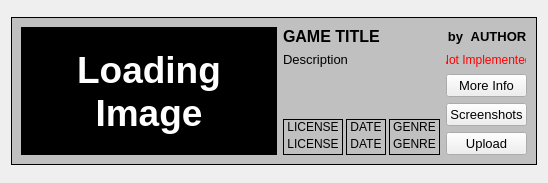
<?xml version="1.0" encoding="UTF-8"?>
<ui version="4.0">
 <class>Game</class>
 <widget class="QWidget" name="Game">
  <property name="geometry">
   <rect>
    <x>0</x>
    <y>0</y>
    <width>530</width>
    <height>183</height>
   </rect>
  </property>
  <property name="sizePolicy">
   <sizepolicy hsizetype="Preferred" vsizetype="Fixed">
    <horstretch>0</horstretch>
    <verstretch>0</verstretch>
   </sizepolicy>
  </property>
  <property name="windowTitle">
   <string>Form</string>
  </property>
  <layout class="QHBoxLayout" name="horizontalLayout">
   <item>
    <widget class="QFrame" name="frame">
     <property name="sizePolicy">
      <sizepolicy hsizetype="Preferred" vsizetype="Fixed">
       <horstretch>0</horstretch>
       <verstretch>0</verstretch>
      </sizepolicy>
     </property>
     <property name="styleSheet">
      <string notr="true">.QFrame[objectName=&quot;frame&quot;]
{
	border: 8px ridge rgb(128, 128, 128);
	background-color: rgb(192, 192, 192);
}

.QFrame
{
	border: 1px solid black;
	background-color: rgb(192, 192, 192);
}</string>
     </property>
     <property name="frameShape">
      <enum>QFrame::StyledPanel</enum>
     </property>
     <property name="frameShadow">
      <enum>QFrame::Raised</enum>
     </property>
     <layout class="QHBoxLayout" name="horizontalLayout_4">
      <item>
       <widget class="QWidget" name="widget_10" native="true">
        <property name="minimumSize">
         <size>
          <width>256</width>
          <height>128</height>
         </size>
        </property>
        <property name="maximumSize">
         <size>
          <width>256</width>
          <height>128</height>
         </size>
        </property>
        <widget class="QLabel" name="lblTitleImage">
         <property name="geometry">
          <rect>
           <x>0</x>
           <y>0</y>
           <width>256</width>
           <height>128</height>
          </rect>
         </property>
         <property name="minimumSize">
          <size>
           <width>256</width>
           <height>128</height>
          </size>
         </property>
         <property name="maximumSize">
          <size>
           <width>256</width>
           <height>128</height>
          </size>
         </property>
         <property name="font">
          <font>
           <pointsize>28</pointsize>
           <weight>75</weight>
           <bold>true</bold>
          </font>
         </property>
         <property name="styleSheet">
          <string notr="true">background-color: black;
color: white;</string>
         </property>
         <property name="text">
          <string>Loading
Image</string>
         </property>
         <property name="alignment">
          <set>Qt::AlignCenter</set>
         </property>
        </widget>
        <widget class="QLabel" name="lblFX">
         <property name="geometry">
          <rect>
           <x>149</x>
           <y>0</y>
           <width>107</width>
           <height>107</height>
          </rect>
         </property>
         <property name="minimumSize">
          <size>
           <width>107</width>
           <height>107</height>
          </size>
         </property>
         <property name="maximumSize">
          <size>
           <width>107</width>
           <height>107</height>
          </size>
         </property>
         <property name="text">
          <string/>
         </property>
         <property name="pixmap">
          <pixmap resource="resources.qrc">:/images/fx.png</pixmap>
         </property>
        </widget>
       </widget>
      </item>
      <item>
       <widget class="QWidget" name="widget" native="true">
        <property name="sizePolicy">
         <sizepolicy hsizetype="Preferred" vsizetype="Fixed">
          <horstretch>0</horstretch>
          <verstretch>0</verstretch>
         </sizepolicy>
        </property>
        <layout class="QVBoxLayout" name="verticalLayout">
         <property name="leftMargin">
          <number>0</number>
         </property>
         <property name="topMargin">
          <number>0</number>
         </property>
         <property name="rightMargin">
          <number>0</number>
         </property>
         <property name="bottomMargin">
          <number>0</number>
         </property>
         <item>
          <widget class="QWidget" name="widget_2" native="true">
           <property name="sizePolicy">
            <sizepolicy hsizetype="Preferred" vsizetype="Fixed">
             <horstretch>0</horstretch>
             <verstretch>0</verstretch>
            </sizepolicy>
           </property>
           <layout class="QHBoxLayout" name="horizontalLayout_2">
            <property name="leftMargin">
             <number>0</number>
            </property>
            <property name="topMargin">
             <number>0</number>
            </property>
            <property name="rightMargin">
             <number>0</number>
            </property>
            <property name="bottomMargin">
             <number>0</number>
            </property>
            <item>
             <widget class="QLabel" name="lblTitle">
              <property name="font">
               <font>
                <pointsize>12</pointsize>
                <weight>75</weight>
                <bold>true</bold>
               </font>
              </property>
              <property name="text">
               <string>GAME TITLE</string>
              </property>
             </widget>
            </item>
            <item>
             <widget class="QLabel" name="label_3">
              <property name="sizePolicy">
               <sizepolicy hsizetype="Fixed" vsizetype="Preferred">
                <horstretch>0</horstretch>
                <verstretch>0</verstretch>
               </sizepolicy>
              </property>
              <property name="font">
               <font>
                <pointsize>10</pointsize>
                <weight>75</weight>
                <bold>true</bold>
               </font>
              </property>
              <property name="text">
               <string>by</string>
              </property>
              <property name="alignment">
               <set>Qt::AlignCenter</set>
              </property>
             </widget>
            </item>
            <item>
             <widget class="QLabel" name="lblAuthor">
              <property name="sizePolicy">
               <sizepolicy hsizetype="Fixed" vsizetype="Preferred">
                <horstretch>0</horstretch>
                <verstretch>0</verstretch>
               </sizepolicy>
              </property>
              <property name="font">
               <font>
                <pointsize>10</pointsize>
                <weight>75</weight>
                <bold>true</bold>
               </font>
              </property>
              <property name="text">
               <string>AUTHOR</string>
              </property>
              <property name="alignment">
               <set>Qt::AlignCenter</set>
              </property>
             </widget>
            </item>
           </layout>
          </widget>
         </item>
         <item>
          <widget class="QWidget" name="widget_4" native="true">
           <property name="sizePolicy">
            <sizepolicy hsizetype="Preferred" vsizetype="Fixed">
             <horstretch>0</horstretch>
             <verstretch>0</verstretch>
            </sizepolicy>
           </property>
           <layout class="QHBoxLayout" name="horizontalLayout_3">
            <property name="leftMargin">
             <number>0</number>
            </property>
            <property name="topMargin">
             <number>0</number>
            </property>
            <property name="rightMargin">
             <number>0</number>
            </property>
            <property name="bottomMargin">
             <number>0</number>
            </property>
            <item>
             <widget class="QWidget" name="widget_5" native="true">
              <layout class="QVBoxLayout" name="verticalLayout_5">
               <property name="spacing">
                <number>6</number>
               </property>
               <property name="leftMargin">
                <number>0</number>
               </property>
               <property name="topMargin">
                <number>0</number>
               </property>
               <property name="rightMargin">
                <number>0</number>
               </property>
               <property name="bottomMargin">
                <number>0</number>
               </property>
               <item>
                <widget class="QLabel" name="lblDescription">
                 <property name="font">
                  <font>
                   <pointsize>10</pointsize>
                   <weight>50</weight>
                   <bold>false</bold>
                  </font>
                 </property>
                 <property name="text">
                  <string>Description</string>
                 </property>
                 <property name="alignment">
                  <set>Qt::AlignLeading|Qt::AlignLeft|Qt::AlignTop</set>
                 </property>
                 <property name="wordWrap">
                  <bool>true</bool>
                 </property>
                </widget>
               </item>
               <item>
                <widget class="QWidget" name="widget_7" native="true">
                 <property name="sizePolicy">
                  <sizepolicy hsizetype="Preferred" vsizetype="Fixed">
                   <horstretch>0</horstretch>
                   <verstretch>0</verstretch>
                  </sizepolicy>
                 </property>
                 <property name="styleSheet">
                  <string notr="true">.QFrame&gt;QLabel
{
	background-color: palette(text);
	color: palette(window);
}</string>
                 </property>
                 <layout class="QHBoxLayout" name="horizontalLayout_8">
                  <property name="spacing">
                   <number>3</number>
                  </property>
                  <property name="leftMargin">
                   <number>0</number>
                  </property>
                  <property name="topMargin">
                   <number>0</number>
                  </property>
                  <property name="rightMargin">
                   <number>0</number>
                  </property>
                  <property name="bottomMargin">
                   <number>0</number>
                  </property>
                  <item>
                   <widget class="QFrame" name="frame_2">
                    <property name="frameShape">
                     <enum>QFrame::StyledPanel</enum>
                    </property>
                    <property name="frameShadow">
                     <enum>QFrame::Raised</enum>
                    </property>
                    <layout class="QVBoxLayout" name="verticalLayout_2">
                     <property name="spacing">
                      <number>0</number>
                     </property>
                     <property name="leftMargin">
                      <number>0</number>
                     </property>
                     <property name="topMargin">
                      <number>0</number>
                     </property>
                     <property name="rightMargin">
                      <number>0</number>
                     </property>
                     <property name="bottomMargin">
                      <number>0</number>
                     </property>
                     <item>
                      <widget class="QLabel" name="label_12">
                       <property name="sizePolicy">
                        <sizepolicy hsizetype="Preferred" vsizetype="Fixed">
                         <horstretch>0</horstretch>
                         <verstretch>0</verstretch>
                        </sizepolicy>
                       </property>
                       <property name="text">
                        <string>LICENSE</string>
                       </property>
                       <property name="alignment">
                        <set>Qt::AlignCenter</set>
                       </property>
                      </widget>
                     </item>
                     <item>
                      <widget class="QWidget" name="widget_6" native="true">
                       <layout class="QHBoxLayout" name="horizontalLayout_5">
                        <property name="leftMargin">
                         <number>3</number>
                        </property>
                        <property name="topMargin">
                         <number>3</number>
                        </property>
                        <property name="rightMargin">
                         <number>3</number>
                        </property>
                        <property name="bottomMargin">
                         <number>3</number>
                        </property>
                        <item>
                         <widget class="QLabel" name="lblLicense">
                          <property name="text">
                           <string>LICENSE</string>
                          </property>
                          <property name="alignment">
                           <set>Qt::AlignCenter</set>
                          </property>
                         </widget>
                        </item>
                       </layout>
                      </widget>
                     </item>
                    </layout>
                   </widget>
                  </item>
                  <item>
                   <widget class="QFrame" name="frame_3">
                    <property name="frameShape">
                     <enum>QFrame::StyledPanel</enum>
                    </property>
                    <property name="frameShadow">
                     <enum>QFrame::Raised</enum>
                    </property>
                    <layout class="QVBoxLayout" name="verticalLayout_3">
                     <property name="spacing">
                      <number>0</number>
                     </property>
                     <property name="leftMargin">
                      <number>0</number>
                     </property>
                     <property name="topMargin">
                      <number>0</number>
                     </property>
                     <property name="rightMargin">
                      <number>0</number>
                     </property>
                     <property name="bottomMargin">
                      <number>0</number>
                     </property>
                     <item>
                      <widget class="QLabel" name="label_13">
                       <property name="sizePolicy">
                        <sizepolicy hsizetype="Preferred" vsizetype="Fixed">
                         <horstretch>0</horstretch>
                         <verstretch>0</verstretch>
                        </sizepolicy>
                       </property>
                       <property name="text">
                        <string>DATE</string>
                       </property>
                       <property name="alignment">
                        <set>Qt::AlignCenter</set>
                       </property>
                      </widget>
                     </item>
                     <item>
                      <widget class="QWidget" name="widget_8" native="true">
                       <layout class="QHBoxLayout" name="horizontalLayout_6">
                        <property name="leftMargin">
                         <number>3</number>
                        </property>
                        <property name="topMargin">
                         <number>3</number>
                        </property>
                        <property name="rightMargin">
                         <number>3</number>
                        </property>
                        <property name="bottomMargin">
                         <number>3</number>
                        </property>
                        <item>
                         <widget class="QLabel" name="lblDate">
                          <property name="text">
                           <string>DATE</string>
                          </property>
                          <property name="alignment">
                           <set>Qt::AlignCenter</set>
                          </property>
                         </widget>
                        </item>
                       </layout>
                      </widget>
                     </item>
                    </layout>
                   </widget>
                  </item>
                  <item>
                   <widget class="QFrame" name="frame_4">
                    <property name="frameShape">
                     <enum>QFrame::StyledPanel</enum>
                    </property>
                    <property name="frameShadow">
                     <enum>QFrame::Raised</enum>
                    </property>
                    <layout class="QVBoxLayout" name="verticalLayout_4">
                     <property name="spacing">
                      <number>0</number>
                     </property>
                     <property name="leftMargin">
                      <number>0</number>
                     </property>
                     <property name="topMargin">
                      <number>0</number>
                     </property>
                     <property name="rightMargin">
                      <number>0</number>
                     </property>
                     <property name="bottomMargin">
                      <number>0</number>
                     </property>
                     <item>
                      <widget class="QLabel" name="label_15">
                       <property name="sizePolicy">
                        <sizepolicy hsizetype="Preferred" vsizetype="Fixed">
                         <horstretch>0</horstretch>
                         <verstretch>0</verstretch>
                        </sizepolicy>
                       </property>
                       <property name="text">
                        <string>GENRE</string>
                       </property>
                       <property name="alignment">
                        <set>Qt::AlignCenter</set>
                       </property>
                      </widget>
                     </item>
                     <item>
                      <widget class="QWidget" name="widget_9" native="true">
                       <layout class="QHBoxLayout" name="horizontalLayout_7">
                        <property name="leftMargin">
                         <number>3</number>
                        </property>
                        <property name="topMargin">
                         <number>3</number>
                        </property>
                        <property name="rightMargin">
                         <number>3</number>
                        </property>
                        <property name="bottomMargin">
                         <number>3</number>
                        </property>
                        <item>
                         <widget class="QLabel" name="lblGenre">
                          <property name="text">
                           <string>GENRE</string>
                          </property>
                          <property name="alignment">
                           <set>Qt::AlignCenter</set>
                          </property>
                         </widget>
                        </item>
                       </layout>
                      </widget>
                     </item>
                    </layout>
                   </widget>
                  </item>
                 </layout>
                </widget>
               </item>
              </layout>
             </widget>
            </item>
            <item>
             <widget class="QWidget" name="widget_3" native="true">
              <property name="sizePolicy">
               <sizepolicy hsizetype="Fixed" vsizetype="Preferred">
                <horstretch>0</horstretch>
                <verstretch>0</verstretch>
               </sizepolicy>
              </property>
              <layout class="QVBoxLayout" name="verticalLayout_6">
               <property name="leftMargin">
                <number>0</number>
               </property>
               <property name="topMargin">
                <number>0</number>
               </property>
               <property name="rightMargin">
                <number>0</number>
               </property>
               <property name="bottomMargin">
                <number>0</number>
               </property>
               <item>
                <widget class="QWidget" name="widget_11" native="true">
                 <property name="minimumSize">
                  <size>
                   <width>80</width>
                   <height>16</height>
                  </size>
                 </property>
                 <property name="maximumSize">
                  <size>
                   <width>80</width>
                   <height>16</height>
                  </size>
                 </property>
                 <property name="styleSheet">
                  <string notr="true">.QWidget
{
	background-image: url(:/images/stars_back.png);
}</string>
                 </property>
                 <widget class="QLabel" name="lblRating">
                  <property name="geometry">
                   <rect>
                    <x>0</x>
                    <y>0</y>
                    <width>80</width>
                    <height>16</height>
                   </rect>
                  </property>
                  <property name="minimumSize">
                   <size>
                    <width>80</width>
                    <height>16</height>
                   </size>
                  </property>
                  <property name="maximumSize">
                   <size>
                    <width>80</width>
                    <height>16</height>
                   </size>
                  </property>
                  <property name="text">
                   <string/>
                  </property>
                  <property name="pixmap">
                   <pixmap resource="resources.qrc">:/images/stars_front.png</pixmap>
                  </property>
                 </widget>
                 <widget class="QLabel" name="lblNotImplemented">
                  <property name="geometry">
                   <rect>
                    <x>0</x>
                    <y>0</y>
                    <width>80</width>
                    <height>16</height>
                   </rect>
                  </property>
                  <property name="minimumSize">
                   <size>
                    <width>80</width>
                    <height>16</height>
                   </size>
                  </property>
                  <property name="maximumSize">
                   <size>
                    <width>80</width>
                    <height>16</height>
                   </size>
                  </property>
                  <property name="toolTip">
                   <string>Ratings not yet implemented</string>
                  </property>
                  <property name="styleSheet">
                   <string notr="true">background-color: rgba(192, 192, 192, 192);
color: rgb(255, 0, 0);</string>
                  </property>
                  <property name="text">
                   <string>Not Implemented</string>
                  </property>
                  <property name="alignment">
                   <set>Qt::AlignCenter</set>
                  </property>
                 </widget>
                </widget>
               </item>
               <item>
                <widget class="QPushButton" name="btnMoreInfo">
                 <property name="font">
                  <font>
                   <pointsize>10</pointsize>
                  </font>
                 </property>
                 <property name="text">
                  <string>More Info</string>
                 </property>
                </widget>
               </item>
               <item>
                <widget class="QPushButton" name="btnScreenshots">
                 <property name="font">
                  <font>
                   <pointsize>10</pointsize>
                  </font>
                 </property>
                 <property name="text">
                  <string>Screenshots</string>
                 </property>
                </widget>
               </item>
               <item>
                <widget class="QPushButton" name="btnUpload">
                 <property name="font">
                  <font>
                   <pointsize>10</pointsize>
                  </font>
                 </property>
                 <property name="text">
                  <string>Upload</string>
                 </property>
                </widget>
               </item>
              </layout>
             </widget>
            </item>
           </layout>
          </widget>
         </item>
        </layout>
       </widget>
      </item>
     </layout>
    </widget>
   </item>
  </layout>
 </widget>
 <resources>
  <include location="resources.qrc"/>
 </resources>
 <connections/>
</ui>
